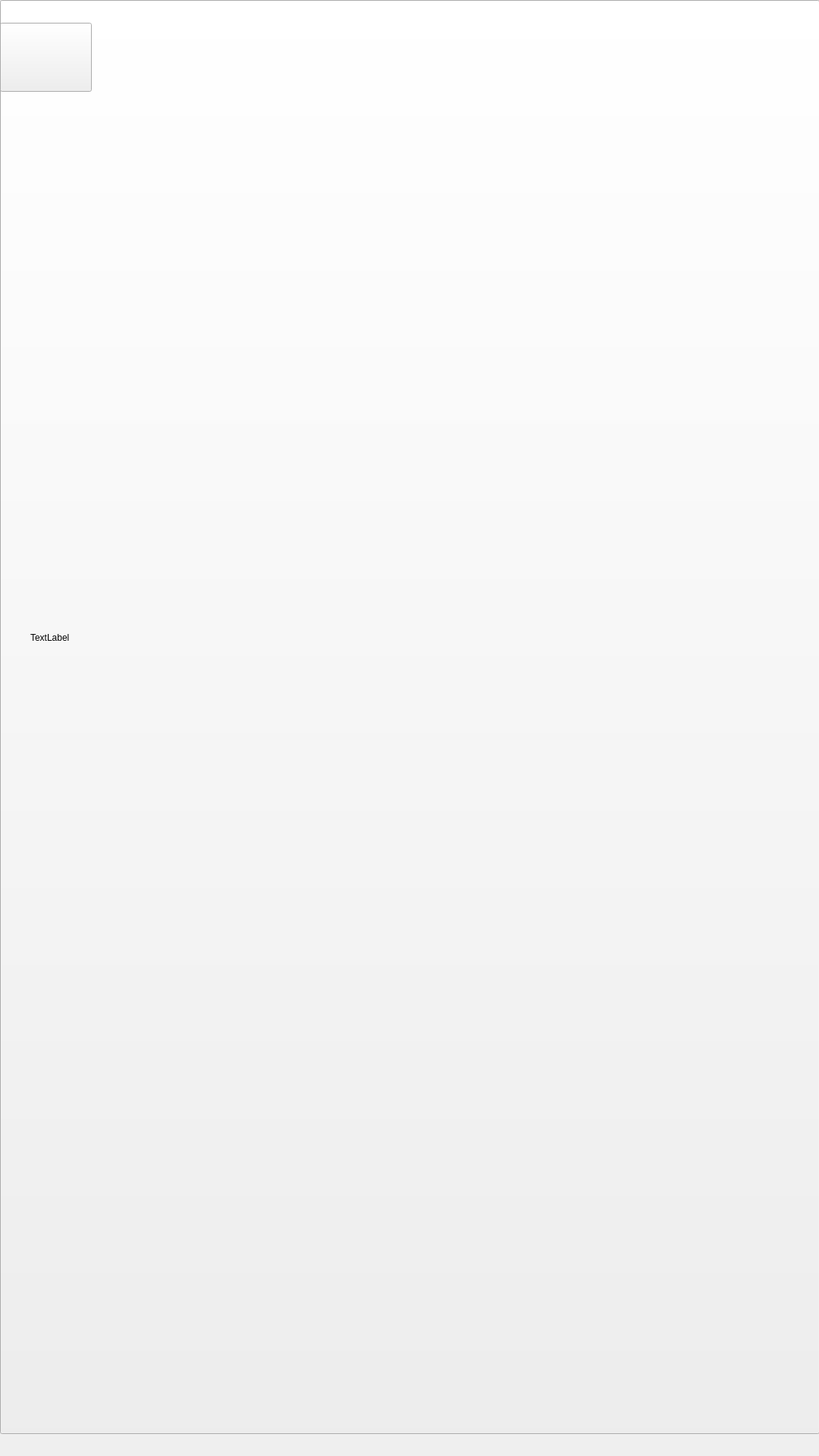
<?xml version="1.0" encoding="UTF-8"?>
<ui version="4.0">
 <class>page_idle</class>
 <widget class="QWidget" name="page_idle">
  <property name="geometry">
   <rect>
    <x>0</x>
    <y>0</y>
    <width>1080</width>
    <height>1920</height>
   </rect>
  </property>
  <property name="windowTitle">
   <string>Form</string>
  </property>
  <widget class="QPushButton" name="toSelectProductPageButton">
   <property name="geometry">
    <rect>
     <x>0</x>
     <y>0</y>
     <width>1081</width>
     <height>1891</height>
    </rect>
   </property>
   <property name="styleSheet">
    <string notr="true"/>
   </property>
   <property name="text">
    <string/>
   </property>
  </widget>
  <widget class="QLabel" name="savedBottles_label">
   <property name="geometry">
    <rect>
     <x>0</x>
     <y>1690</y>
     <width>1080</width>
     <height>141</height>
    </rect>
   </property>
   <property name="font">
    <font/>
   </property>
   <property name="styleSheet">
    <string notr="true">color: white;
text-transform: lowercase;</string>
   </property>
   <property name="text">
    <string/>
   </property>
   <property name="alignment">
    <set>Qt::AlignCenter</set>
   </property>
  </widget>
  <widget class="QLabel" name="logo_label">
   <property name="geometry">
    <rect>
     <x>370</x>
     <y>1580</y>
     <width>351</width>
     <height>211</height>
    </rect>
   </property>
   <property name="text">
    <string/>
   </property>
  </widget>
  <widget class="QLabel" name="welcome_message_label">
   <property name="geometry">
    <rect>
     <x>40</x>
     <y>600</y>
     <width>981</width>
     <height>481</height>
    </rect>
   </property>
   <property name="text">
    <string>TextLabel</string>
   </property>
  </widget>
  <widget class="QPushButton" name="testButton">
   <property name="geometry">
    <rect>
     <x>0</x>
     <y>30</y>
     <width>121</width>
     <height>91</height>
    </rect>
   </property>
   <property name="text">
    <string/>
   </property>
  </widget>
  <widget class="QLabel" name="drinkfill_logo_label">
   <property name="geometry">
    <rect>
     <x>300</x>
     <y>250</y>
     <width>471</width>
     <height>331</height>
    </rect>
   </property>
   <property name="text">
    <string/>
   </property>
  </widget>
  <widget class="QLabel" name="printer_status_label">
   <property name="geometry">
    <rect>
     <x>666</x>
     <y>136</y>
     <width>391</width>
     <height>31</height>
    </rect>
   </property>
   <property name="text">
    <string/>
   </property>
  </widget>
  <widget class="QWidget" name="video_player" native="true">
   <property name="geometry">
    <rect>
     <x>0</x>
     <y>0</y>
     <width>1080</width>
     <height>1920</height>
    </rect>
   </property>
  </widget>
  <widget class="QWidget" name="media_player" native="true">
   <property name="geometry">
    <rect>
     <x>200</x>
     <y>570</y>
     <width>331</width>
     <height>221</height>
    </rect>
   </property>
  </widget>
  <zorder>toSelectProductPageButton</zorder>
  <zorder>savedBottles_label</zorder>
  <zorder>logo_label</zorder>
  <zorder>welcome_message_label</zorder>
  <zorder>testButton</zorder>
  <zorder>drinkfill_logo_label</zorder>
  <zorder>printer_status_label</zorder>
  <zorder>media_player</zorder>
  <zorder>video_player</zorder>
 </widget>
 <resources/>
 <connections/>
</ui>
